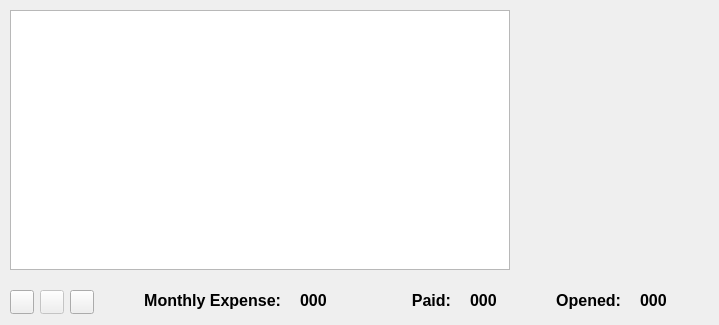
      <widget class="QWidget" name="expenses">
       <attribute name="title">
        <string>Expenses</string>
       </attribute>
       <widget class="QTableView" name="tableView_Expenses">
        <property name="geometry">
         <rect>
          <x>10</x>
          <y>10</y>
          <width>500</width>
          <height>260</height>
         </rect>
        </property>
       </widget>
       <widget class="QPushButton" name="pushButton_AddExpense">
        <property name="geometry">
         <rect>
          <x>10</x>
          <y>290</y>
          <width>24</width>
          <height>24</height>
         </rect>
        </property>
        <property name="text">
         <string/>
        </property>
        <property name="icon">
         <iconset>
          <normaloff>../../Custom_Icons/AddRow.png</normaloff>../../Custom_Icons/AddRow.png</iconset>
        </property>
        <property name="iconSize">
         <size>
          <width>32</width>
          <height>32</height>
         </size>
        </property>
       </widget>
       <widget class="QPushButton" name="pushButton_DeleteExpense">
        <property name="enabled">
         <bool>false</bool>
        </property>
        <property name="geometry">
         <rect>
          <x>40</x>
          <y>290</y>
          <width>24</width>
          <height>24</height>
         </rect>
        </property>
        <property name="text">
         <string/>
        </property>
        <property name="icon">
         <iconset>
          <normaloff>../../Custom_Icons/DeleteRow.png</normaloff>../../Custom_Icons/DeleteRow.png</iconset>
        </property>
        <property name="iconSize">
         <size>
          <width>32</width>
          <height>32</height>
         </size>
        </property>
       </widget>
       <widget class="QLabel" name="label_Expense_Opened_Amount">
        <property name="geometry">
         <rect>
          <x>640</x>
          <y>285</y>
          <width>70</width>
          <height>31</height>
         </rect>
        </property>
        <property name="font">
         <font>
          <pointsize>12</pointsize>
          <bold>true</bold>
         </font>
        </property>
        <property name="text">
         <string>000</string>
        </property>
       </widget>
       <widget class="QLabel" name="label_Expense_Opened">
        <property name="geometry">
         <rect>
          <x>520</x>
          <y>285</y>
          <width>101</width>
          <height>31</height>
         </rect>
        </property>
        <property name="font">
         <font>
          <pointsize>12</pointsize>
          <bold>true</bold>
         </font>
        </property>
        <property name="text">
         <string>Opened:</string>
        </property>
        <property name="alignment">
         <set>Qt::AlignRight|Qt::AlignTrailing|Qt::AlignVCenter</set>
        </property>
       </widget>
       <widget class="QLabel" name="label_Expense_Paid">
        <property name="geometry">
         <rect>
          <x>350</x>
          <y>285</y>
          <width>101</width>
          <height>31</height>
         </rect>
        </property>
        <property name="font">
         <font>
          <pointsize>12</pointsize>
          <bold>true</bold>
         </font>
        </property>
        <property name="text">
         <string>Paid:</string>
        </property>
        <property name="alignment">
         <set>Qt::AlignRight|Qt::AlignTrailing|Qt::AlignVCenter</set>
        </property>
       </widget>
       <widget class="QLabel" name="label_Expense_Paid_Amount">
        <property name="geometry">
         <rect>
          <x>470</x>
          <y>285</y>
          <width>70</width>
          <height>31</height>
         </rect>
        </property>
        <property name="font">
         <font>
          <pointsize>12</pointsize>
          <bold>true</bold>
         </font>
        </property>
        <property name="text">
         <string>000</string>
        </property>
       </widget>
       <widget class="QLabel" name="label_Expense_Total">
        <property name="geometry">
         <rect>
          <x>100</x>
          <y>285</y>
          <width>181</width>
          <height>31</height>
         </rect>
        </property>
        <property name="font">
         <font>
          <pointsize>12</pointsize>
          <bold>true</bold>
         </font>
        </property>
        <property name="text">
         <string>Monthly Expense:</string>
        </property>
        <property name="alignment">
         <set>Qt::AlignRight|Qt::AlignTrailing|Qt::AlignVCenter</set>
        </property>
       </widget>
       <widget class="QLabel" name="label_Expense_Total_Amount">
        <property name="geometry">
         <rect>
          <x>300</x>
          <y>285</y>
          <width>70</width>
          <height>31</height>
         </rect>
        </property>
        <property name="font">
         <font>
          <pointsize>12</pointsize>
          <bold>true</bold>
         </font>
        </property>
        <property name="text">
         <string>000</string>
        </property>
       </widget>
       <widget class="QPushButton" name="pushButton_TransferExpense">
        <property name="geometry">
         <rect>
          <x>70</x>
          <y>290</y>
          <width>24</width>
          <height>24</height>
         </rect>
        </property>
        <property name="text">
         <string/>
        </property>
        <property name="icon">
         <iconset>
          <normaloff>../../Custom_Icons/MoveToNextMonth.png</normaloff>../../Custom_Icons/MoveToNextMonth.png</iconset>
        </property>
        <property name="iconSize">
         <size>
          <width>32</width>
          <height>32</height>
         </size>
        </property>
       </widget>
      </widget>
